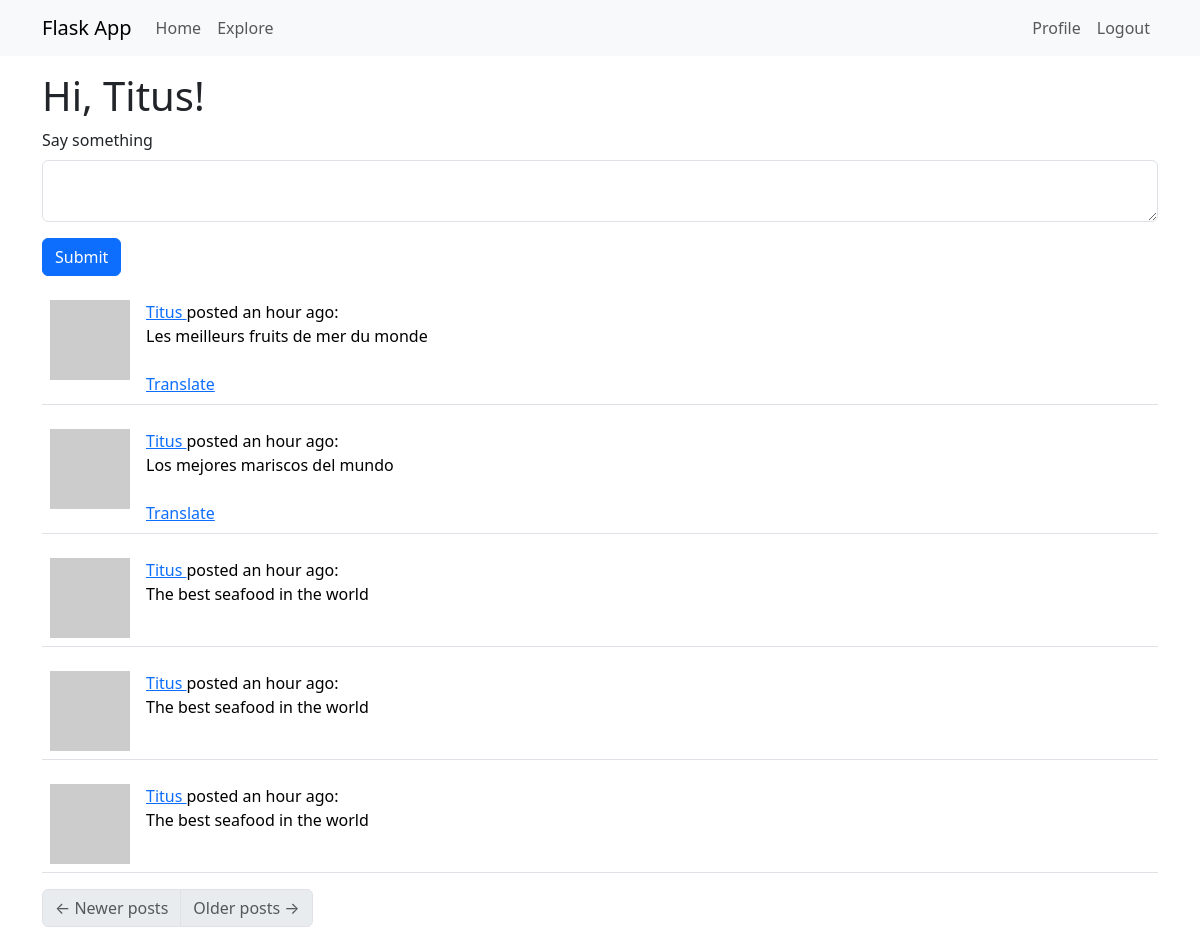
Page /index (signed in) on the committed database.
### app/models.py (models this page shows, shortened)
class User(UserMixin, db.Model):
    __tablename__ = "users"
    id = db.Column(db.Integer, primary_key=True)
    username = db.Column(db.String(64), unique=True)
    email = db.Column(db.String(120), unique=True)
    password = db.Column(db.String(256))
    bio = db.Column(db.String(140))
    last_seen = db.Column(db.DateTime, default=lambda: datetime.now(timezone.utc))
    created_at = db.Column(db.DateTime, default=lambda: datetime.now(timezone.utc))
    updated_at = db.Column(db.DateTime, default=lambda: datetime.now(timezone.utc))
    posts = db.relationship('Post', back_populates='user')
    following = db.relationship(
        'User',
        secondary=followers,
        primaryjoin=(followers.c.follower_id == id),
        secondaryjoin=(followers.c.followed_id == id),
        back_populates='followers')
    followers = db.relationship(
        'User',
        secondary=followers,
        primaryjoin=(followers.c.followed_id == id),
        secondaryjoin=(followers.c.follower_id == id),
        back_populates='following')
    def following_posts(self):
        Author = aliased(User)
        Follower = aliased(User)
        return (
            Post.query
            .join(Post.user.of_type(Author))
            .join(Author.followers.of_type(Follower), isouter=True)
            .where(db.or_(
                Follower.id == self.id,
                Author.id == self.id,
            ))
            .group_by(Post)
            .order_by(Post.created_at.desc())
        )
    def avatar(self, size):
        digest = md5(self.email.lower().encode('utf-8')).hexdigest()
        return f'https://www.gravatar.com/avatar/{digest}?d=identicon&s={size}'

class Post(db.Model):
    __tablename__ = "posts"
    id = db.Column(db.Integer, primary_key=True)
    body = db.Column(db.String(140))
    user_id = db.Column(db.Integer, db.ForeignKey('users.id'))
    created_at = db.Column(db.DateTime, default=lambda: datetime.now(timezone.utc))
    updated_at = db.Column(db.DateTime, default=lambda: datetime.now(timezone.utc))
    language =  db.Column(db.String(5))
    user = db.relationship('User', back_populates='posts')

### app/routes.py (the view, shortened to what this page needs)
@app.route('/', methods=['GET', 'POST'])
@app.route('/index', methods=['GET', 'POST'])
@login_required
def index():
    form = PostForm()
    page = request.args.get('page', 1, type=int)
    posts = db.paginate(current_user.following_posts(), page=page, per_page=app.config['POSTS_PER_PAGE'], error_out=False)
    next_url = url_for('index', page=posts.next_num) if posts.has_next else None
    prev_url = url_for('index', page=posts.prev_num) if posts.has_prev else None
    return render_template('index.html', title="Home", form=form, posts=posts.items, next_url=next_url, prev_url=prev_url)

### app/forms.py
class PostForm(FlaskForm):
    post = TextAreaField('Say something', validators=[DataRequired(), Length(min=1, max=140)])
    submit = SubmitField('Submit')

### app/__init__.py (called while the page is built)
def get_local():
    return request.accept_languages.best_match(app.config['LANGUAGES'])

### app/models.py (called while the page is built)
@login.user_loader
def load_user(id):
    return User.query.get(int(id))

### app/routes.py (called while the page is built)
@app.before_request
def before_request():
    if current_user.is_authenticated:
        current_user.last_seen = datetime.now(timezone.utc)
        db.session.commit()
    g.locale = str(get_locale())

### app/templates/index.html
{% extends "base.html" %}
{% import "bootstrap_wtf.html" as wtf %}
{% block content %}
    <h1>Hi, {{ current_user.username }}!</h1>
    {% if form %}
    {{ wtf.quick_form(form) }}
    {% endif %}
    {% for post in posts %}
        {% include '_post.html' %}
    {% endfor %}
    <nav aria-label="Post navigation">
        <ul class="pagination">
            <li class="page-item{% if not prev_url %} disabled{% endif %}">
                <a class="page-link" href="{{ prev_url }}">
                    <span aria-hidden="true">&larr;</span> Newer posts
                </a>
            </li>
            <li class="page-item{% if not next_url %} disabled{% endif %}">
                <a class="page-link" href="{{ next_url }}">
                    Older posts <span aria-hidden="true">&rarr;</span>
                </a>
            </li>
        </ul>
    </nav>
{% endblock %}

### app/templates/base.html (shortened to what this page needs)
<!doctype html>
<html lang="en">
  <head>
    <link
        href="https://cdn.jsdelivr.net/npm/bootstrap@5.3.2/dist/css/bootstrap.min.css"
        rel="stylesheet"
>
  </head>
  <body>
    <nav class="navbar navbar-expand-lg bg-body-tertiary">
      <div class="container">
        <a class="navbar-brand" href="{{ url_for('index') }}">Flask App</a>
        <div class="collapse navbar-collapse" id="navbarSupportedContent">
          <ul class="navbar-nav me-auto mb-2 mb-lg-0">
            <li class="nav-item">
              <a class="nav-link" aria-current="page" href="{{ url_for('index') }}">Home</a>
            </li>
            <li class="nav-item">
              <a class="nav-link" aria-current="page" href="{{ url_for('explore') }}">Explore</a>
            </li>
          </ul>
          <ul class="navbar-nav mb-2 mb-lg-0">
            {% if current_user.is_anonymous %}
            <li class="nav-item">
              <a class="nav-link" aria-current="page" href="{{ url_for('login') }}">Login</a>
            </li>
            {% else %}
            <li class="nav-item">
              <a class="nav-link" aria-current="page" href="{{ url_for('user', username=current_user.username) }}">Profile</a>
            </li>
            <li class="nav-item">
              <a class="nav-link" aria-current="page" href="{{ url_for('logout') }}">Logout</a>
            </li>
            {% endif %}
          </ul>
        </div>
      </div>
    </nav>
    <div class="container mt-3">
      {% block content %}{% endblock %}
    </div>
  </body>
</html>

### app/templates/_post.html
<table class="table table-hover">
    <tr>
        <td width="70px">
            <a href="{{ url_for('user', username=post.user.username) }}">
                <img src="{{ post.user.avatar(70) }}" />
            </a>
        </td>
        <td>
            <a href="{{ url_for('user', username=post.user.username) }}">
                {{ post.user.username }}
            </a>
            posted  {{ moment(post.created_at).fromNow() }}:
            <br>
            <span id="post{{ post.id }}">{{ post.body }}</span>
            {% if post.language and post.language != g.locale %}
                <br></br>
                <span id="translation{{ post.id }}"><a href="javascript:translate(
                    'post{{ post.id }}',
                    'translation{{ post.id }}',
                    '{{ post.language }}',
                    '{{ g.locale }}'
                );">{{ _('Translate') }}</a></span>
                {% endif %}
        </td>
    </tr>
</table>

### rows in the picture
User: username "Titus"
Post: user.username "Titus", created_at "an hour ago", body "Les meilleurs fruits de mer du monde"
Post: user.username "Titus", created_at "an hour ago", body "Los mejores mariscos del mundo"
Post: user.username "Titus", created_at "an hour ago", body "The best seafood in the world"
Post: user.username "Titus", created_at "an hour ago", body "The best seafood in the world"
Post: user.username "Titus", created_at "an hour ago", body "The best seafood in the world"

### other values in the picture
{{ field.label(class='form-label') }} "Say something"
